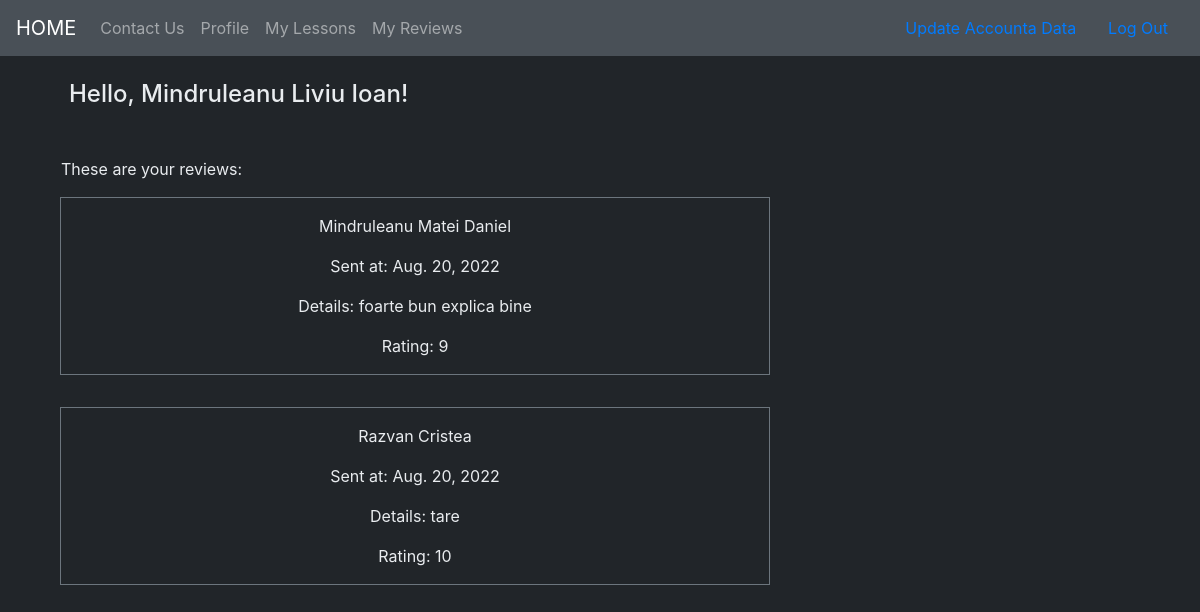
The app's page /reviews/pr/9/ (signed in), older data.
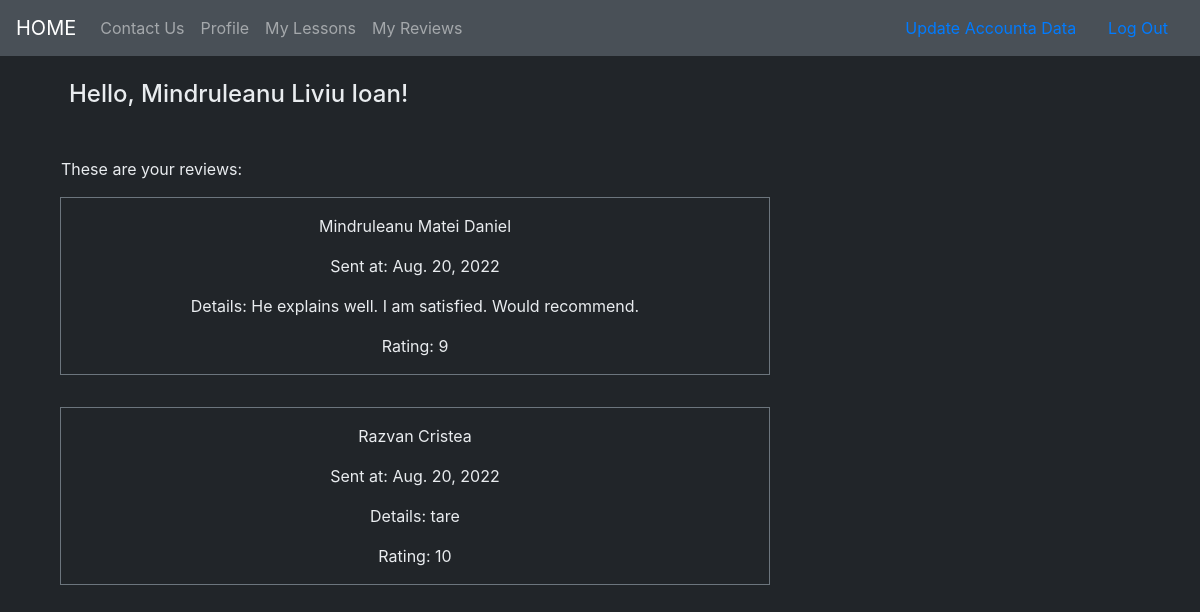
The same page, newer data.
### reviews/models.py (models this page shows, shortened)
class Review(models.Model):
    user = models.ForeignKey(User, on_delete=models.CASCADE)
    teacher = models.ForeignKey(Teacher, on_delete=models.CASCADE, null=True)
    sent_date = models.DateField(auto_now_add=True)
    description = models.TextField()
    rating = models.PositiveIntegerField(validators = [rating_validator])
    class Meta:
        ordering = ["-sent_date"]
        unique_together = ['user', 'teacher']

### accounts/models.py (models this page shows, shortened)
class User(AbstractUser):
    phone_number = models.CharField(max_length=10,blank=False, validators=[phone_number_validator], unique=True)
    email = models.EmailField(unique=True)
    is_student = models.BooleanField(default=False)
    is_teacher = models.BooleanField(default=False)

### reviews/views.py (the view)
# urls.py: path('pr/<int:pk>/', views.TeacherReviews.as_view(), name='teacher_reviews'),
@method_decorator([login_required], name='dispatch')
class TeacherReviews(generic.ListView):
    model = Review
    template_name = 'reviews/teacher_reviews_list.html'
    paginate_by = 5
    def get_queryset(self):
        queryset = super(TeacherReviews, self).get_queryset()
        queryset = queryset.filter(teacher=Teacher.objects.get(pk=self.kwargs.get('pk')))
        return queryset
    def get_context_data(self,**kwargs):
        context = super().get_context_data(**kwargs)
        context['teacher'] = Teacher.objects.get(pk=self.kwargs.get('pk'))
        return context

### reviews/templates/reviews/teacher_reviews_list.html (shortened to what this page needs)
{% extends "base.html" %}
{% load bootstrap_icons %}
{% block extra_css %}
    {% load static %}
    <link rel="stylesheet" type="text/css" href="{% static 'invicta/css/lessons_and_reviews.css' %}" >
{% endblock %}
{% block content %}
    <h4 class="list-title">Hello, {{user.first_name}} {{user.last_name}}!</h4>
    <p class="list-paragraph">These are your reviews:</p>
    <div class="col-md-8">
        {% for review in object_list  %}
            {% include "reviews/_teacher_review.html" %}
        {% endfor %}
    </div>
{% endblock %}

### reviews/templates/reviews/_teacher_review.html (shortened to what this page needs)
{% load bootstrap_icons %}
<div class="review_list_div">
    <p>
        {{ review.user.first_name }} {{ review.user.last_name }}</p>
    <p>
        Sent at: {{ review.sent_date }}
    </p>
    <p>
        Details: {{ review.description }}
    </p>
    <p>
        Rating: {{ review.rating }}
    </p>
</div>

Row changes from the older to the newer data that the page shows:
changed Review "Mindruleanu": description "foarte bun explica bine" → "He explains well. I am satisfied. Would recommend."
